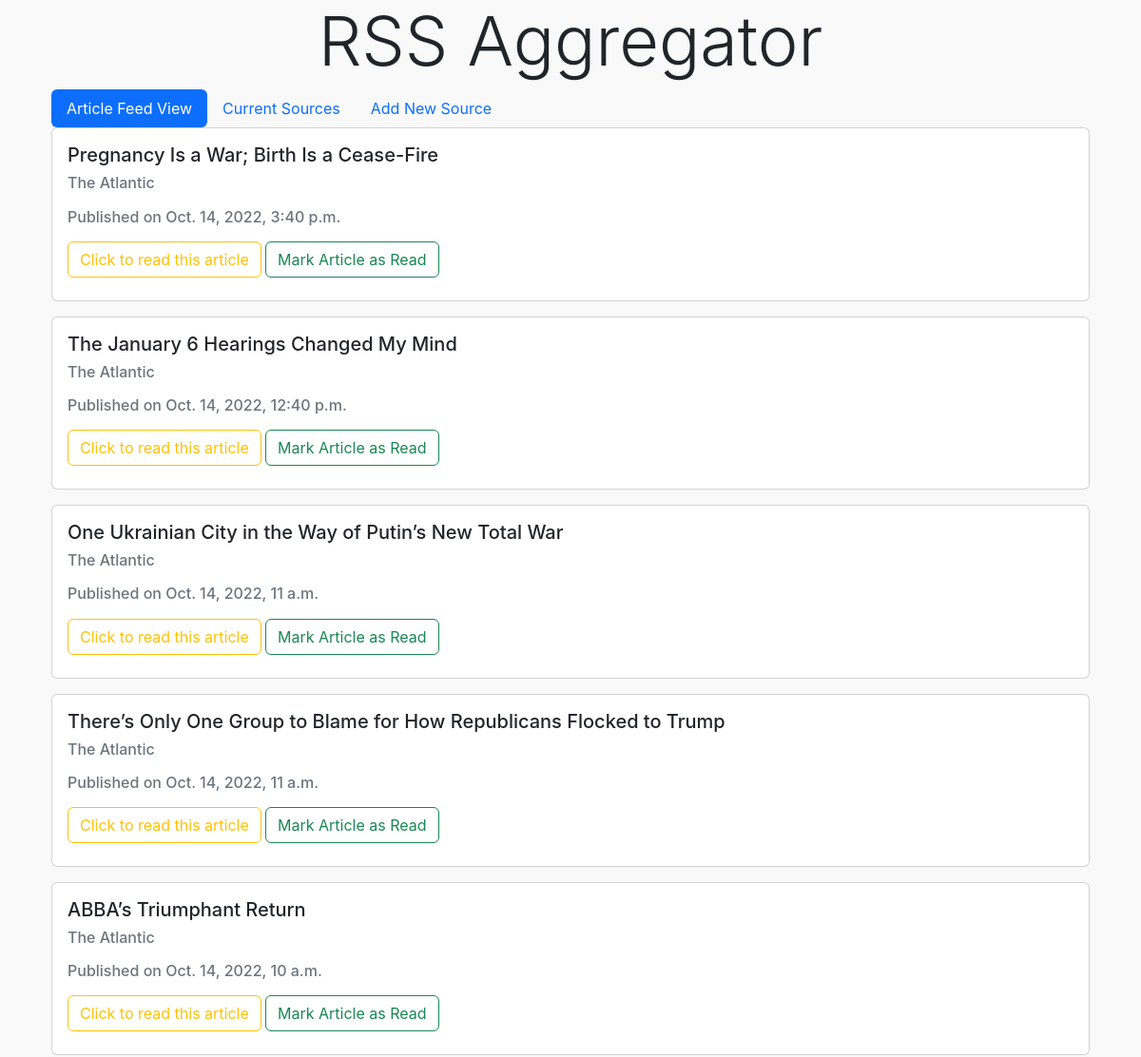
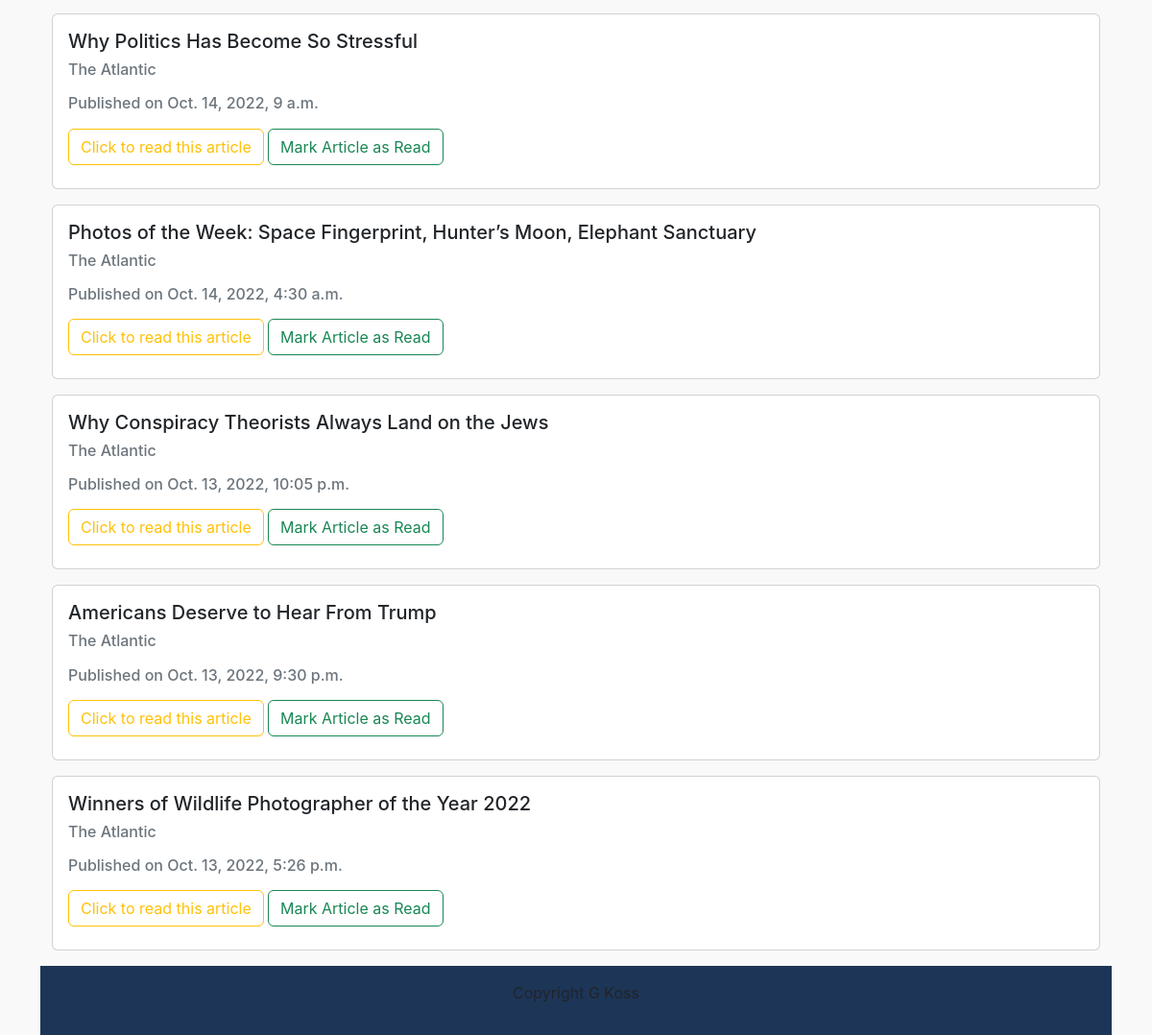
The page / on the database its author committed (2 pictures, top to bottom).
### aggregator/models.py (models this page shows, shortened)
class Article(models.Model):
    title = models.CharField(max_length=200)
    description = models.TextField()
    pub_date = models.DateTimeField()
    link = models.URLField()
    image = models.URLField()
    source_name = models.ForeignKey(Source, on_delete=models.CASCADE)
    guid = models.CharField(max_length=50)
    marked_read = models.BooleanField(default=False)

class Source(models.Model):
    title = models.CharField(max_length=200,default="No Title")
    link = models.CharField(max_length=200)
    description = models.CharField(max_length=500,default="No Description")
    def __str__(self):
        return self.title

### aggregator/views.py (the view)
# urls.py: path("", ArticleView.as_view(), name="homepage"),
class ArticleView(ListView):
    template_name = "homepage.html"
    model = Article
    def get_context_data(self, **kwargs):
        context = super().get_context_data(**kwargs)
        context["articles"] = Article.objects.filter(marked_read=False).order_by("-pub_date")[:10]
        return context

### templates/homepage.html (shortened to what this page needs)
<!DOCTYPE html>
<html lang="en">
  <head>
    {% load static %}
    <link href="https://cdn.jsdelivr.net/npm/bootstrap@5.2.2/dist/css/bootstrap.min.css"
    rel="stylesheet"
      />
    <link rel="stylesheet" href="{% static 'main.css' %}" />
  </head>
  <body class="d-flex flex-column">
    <header>
      <nav class="container">
        <div class="row">
          <div class="col text-center">
            <h2 class="display-2">RSS Aggregator</h2>
          </div>
        </div>
      </nav>
    </header>
    <main class="container flex-grow-1">
      <main class="container flex-grow-1">
        <ul class="nav nav-pills">
            <li class="nav-item">
              <a class="nav-link active" href="/">Article Feed View</a>
            </li>
            <li class="nav-item">
              <a class="nav-link" href="/sources">Current Sources</a>
            </li>
            <li class="nav-item">
              <a class="nav-link" href="/add_new_source">Add New Source</a>
            </li>
          </ul>
      <div class="row">
        <div class="col">
        {% for article in articles %}
        <div class="card-deck">
          <section class="card mb-3">
            <div class="row no-gutters">
              <div class="col-md-10">
                <div class="card-body ml-3">
                  <h5 class="card-title">{{ article.title }}</h3>
                  <h6 class="card-subtite mb2 text-muted">{{ article.source_name }}</p>
                  <p class="card-date">Published on {{ article.pub_date }}</p>
                  <a class="btn btn-outline-warning" href="{{ article.link }}" role="button">Click to read this article</a>
                    <a class="btn btn-outline-success" href="mark_read/{{ article.id }}" role="button">Mark Article as Read</a>
                </div>
              </div>
            </div>
          </section>
        {% endfor %}
        </div>
      </div>
      </div>
    </main>
    <footer class="container-fluid">
      <div class="row">
        <div class="col text-center">
          <p>Copyright G Koss</p>
        </div>
      </div>
    </footer>
  </body>
</html>

### static/main.css (style rules this page uses)
:root { --red: #e63946; --off-white: #f9f9f9; --blue: #457b9d; --dark-blue: #1d3557; }
body { min-height: 100vh; background-color: var(--off-white); font-family: -apple-system, BlinkMacSystemFont, "Segoe UI", Roboto, Helvetica, Arial, sans-serif, "Apple Color Emoji", "Segoe UI Emoji", "Segoe UI Symbol"; }
a { color: var(--red); }
footer { padding: 1em; background-color: var(--dark-blue); }

### rows shown on the page
Article: title "Pregnancy Is a War; Birth Is a Cease-Fire", source_name "The Atlantic", pub_date "Oct. 14, 2022, 3:40 p.m."
Article: title "The January 6 Hearings Changed My Mind", source_name "The Atlantic", pub_date "Oct. 14, 2022, 12:40 p.m."
Article: title "One Ukrainian City in the Way of Putin’s New Total War", source_name "The Atlantic", pub_date "Oct. 14, 2022, 11 a.m."
Article: title "There’s Only One Group to Blame for How Republicans Flocked to Trump", source_name "The Atlantic", pub_date "Oct. 14, 2022, 11 a.m."
Article: title "ABBA’s Triumphant Return", source_name "The Atlantic", pub_date "Oct. 14, 2022, 10 a.m."
Article: title "Why Politics Has Become So Stressful", source_name "The Atlantic", pub_date "Oct. 14, 2022, 9 a.m."
Article: title "Photos of the Week: Space Fingerprint, Hunter’s Moon, Elephant Sanctuary", source_name "The Atlantic", pub_date "Oct. 14, 2022, 4:30 a.m."
Article: title "Why Conspiracy Theorists Always Land on the Jews", source_name "The Atlantic", pub_date "Oct. 13, 2022, 10:05 p.m."
Article: title "Americans Deserve to Hear From Trump", source_name "The Atlantic", pub_date "Oct. 13, 2022, 9:30 p.m."
Article: title "Winners of Wildlife Photographer of the Year 2022", source_name "The Atlantic", pub_date "Oct. 13, 2022, 5:26 p.m."
